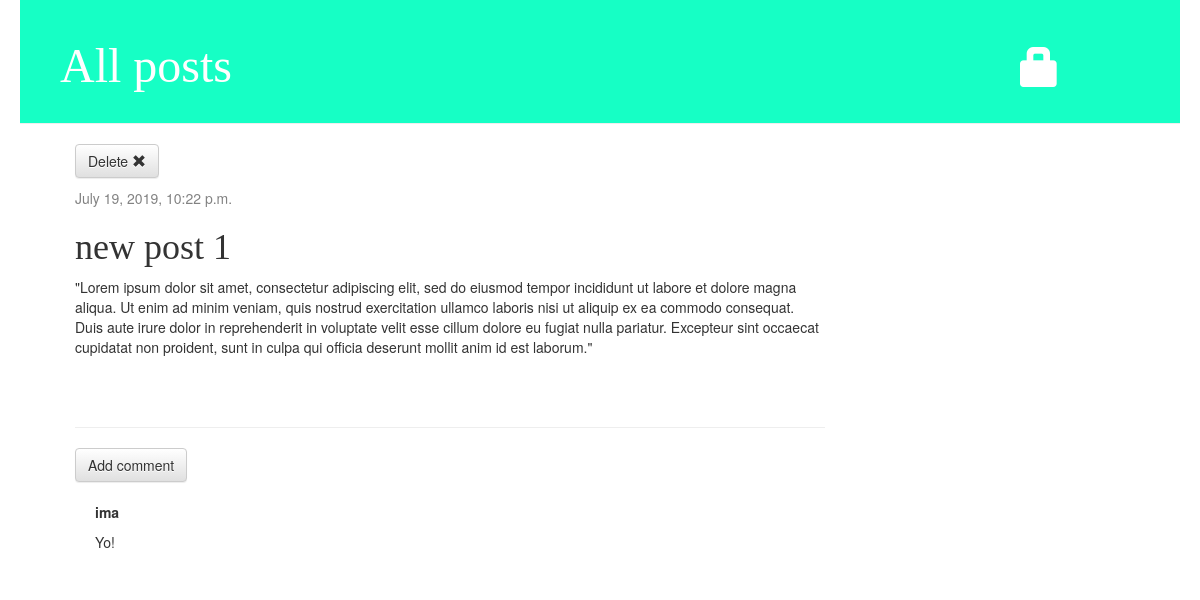
The app's page /post/1/ with its own data.
### my_blog/models.py (models this page shows, shortened)
class Post(models.Model):
    author = models.ForeignKey(settings.AUTH_USER_MODEL, on_delete=models.CASCADE)
    title = models.CharField(max_length=200)
    text = models.TextField()
    cr_date = models.DateTimeField(default=timezone.now)
    pub_date = models.DateTimeField(blank=True, null=True)

class Comment(models.Model):
    post = models.ForeignKey('my_blog.Post', on_delete=models.CASCADE, related_name='comments')
    author = models.CharField(max_length=200)
    text = models.TextField()
    cr_date = models.DateTimeField(default=timezone.now)
    approved_comment = models.BooleanField(default=False)

### my_blog/views.py (the view)
# urls.py: path('post/<int:pk>/', views.post_detail, name='post_detail'),
def post_detail(request, pk):
    post = get_object_or_404(Post, pk=pk)
    return render(request, 'my_blog/post_detail.html', {'post': post})

### my_blog/templates/my_blog/post_detail.html (shortened to what this page needs)
{% extends 'my_blog/base.html' %}
{% block content %}
    <div class="post">
        <p>
            <a class="btn btn-default" href="{% url 'post_remove' pk=post.pk %}">Delete <span
                    class="glyphicon glyphicon-remove"></span></a>
        </p>
        {% if post.pub_date %}
            <div class="date">
                {{ post.pub_date }}
            </div>
        {% else %}
            <a class="btn btn-default" href="{% url 'post_publish' pk=post.pk %}">Publish</a>
        {% endif %}
        <h1>{{ post.title }}</h1>
        <p>{{ post.text|linebreaksbr }}</p>
    </div>
    <hr>
    <a class="btn btn-default" href="{% url 'add_comment' pk=post.pk %}">Add comment</a>
    {% for comment in post.comments.all %}
        {% if user.is_authenticated or comment.approved_comment %}
            <div class="comment">
                <strong>{{ comment.author }}</strong>
                <p>{{ comment.text|linebreaks }}</p>
            </div>
        {% endif %}
    {% empty %}
        <p>No comments here yet :(</p>
    {% endfor %}
{% endblock %}

### my_blog/templates/my_blog/base.html (shortened to what this page needs)
{% load static %}
<!DOCTYPE html>
<html lang="en">
<head>
    <link rel="stylesheet" href="//maxcdn.bootstrapcdn.com/bootstrap/3.2.0/css/bootstrap.min.css">
    <link rel="stylesheet" href="//maxcdn.bootstrapcdn.com/bootstrap/3.2.0/css/bootstrap-theme.min.css">
    <link rel="stylesheet" href="{% static 'css/my_blog.css' %}">
</head>
<body>
<div class="page-header">
    {% if user.is_authenticated %}
        <a href="{% url 'new_post' %}" class="top-menu"><span class="glyphicon glyphicon-plus"></span></a>
        <a href="{% url 'post_draft' %}" class="top-menu"><span class="glyphicon glyphicon-edit"></span></a>
        <p class="top-menu">Hi, {{ user.username }} <small>(<a href="{% url 'logout' %}">Log out</a>)</small></p>
    {% else %}
        <a href="{% url 'login' %}" class="top-menu"><span class="glyphicon glyphicon-lock"></span></a>
    {% endif %}
    <h1><a href="/">All posts</a></h1>
</div>
<div class="content container">
    <div class="row">
        <div class="col-md-8">
            {% block content %}
            {% endblock %}
        </div>
    </div>
</div>
</body>
</html>

### my_blog/static/css/my_blog.css (style rules this page uses)
.page-header { background-color: #16ffc5; margin-top: 0; padding: 20px 20px 20px 40px; }
.page-header h1, .page-header h1 a, .page-header h1 a:visited, .page-header h1 a:active { color: #ffffff; font-size: 36pt; text-decoration: none; }
.content { margin-left: 40px; }
h1, h2, h3, h4 { font-family: 'Lobster', cursive; }
.date { color: #828282; }
.top-menu, .top-menu:hover, .top-menu:visited { color: #ffffff; float: right; font-size: 30pt; margin-right: 100px; margin-top: 20px; }
.post { margin-bottom: 70px; }
body { padding-left: 20px; padding-right: 20px; }
.comment { margin: 20px 0px 20px 20px; }

### records on screen
Post: pub_date "July 19, 2019, 10:22 p.m.", title "new post 1", text "\"Lorem ipsum dolor sit amet, consectetur adipiscing elit, sed do eiusmod tempor incididunt ut labore et dolore magna aliqua. Ut enim ad minim veniam, quis nostrud exercitation ullamco laboris nisi ut aliquip ex ea commodo consequat. Duis aute irure dolor in reprehenderit in voluptate velit esse cillum dolore eu fugiat nulla pariatur. Excepteur sint occaecat cupidatat non proident, sunt in culpa qui officia deserunt mollit anim id est laborum.\""
Comment: author "ima", text "Yo!"
